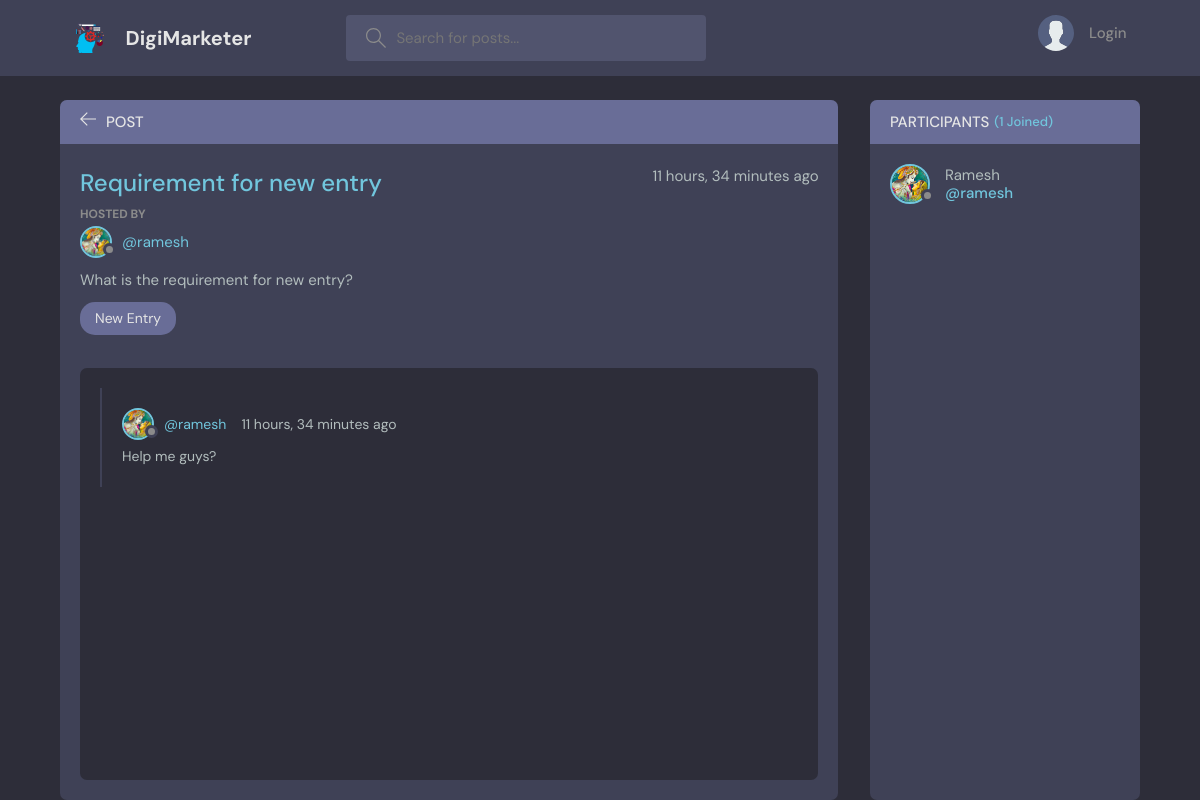
Page /room/2/ on the committed database.
### base/models.py (models this page shows, shortened)
class Room(models.Model):
    host = models.ForeignKey(User, on_delete=models.SET_NULL, null=True)
    topic = models.ForeignKey(Topic, on_delete=models.SET_NULL, null=True)
    name = models.CharField(max_length=200)
    description = models.TextField(null=True, blank=True)
    participants = models.ManyToManyField(User, related_name='participants', blank=True)
    updated = models.DateTimeField(auto_now=True)
    created = models.DateTimeField(auto_now_add=True)
    class Meta:
        ordering = ['-updated', '-created']

class Profile(models.Model):
    user = models.OneToOneField(User, on_delete=models.CASCADE)
    photo = models.ImageField(upload_to=path_and_rename, default='default_user.svg', null=True, blank=True)
    about = models.TextField(null=True, blank=True)

class Topic(models.Model):
    name = models.CharField(max_length=200)

class Message(models.Model):
    user = models.ForeignKey(User, on_delete=models.CASCADE)
    room = models.ForeignKey(Room, on_delete=models.CASCADE)
    body = models.TextField()
    updated = models.DateTimeField(auto_now=True)
    created = models.DateTimeField(auto_now_add=True)
    class Meta:
        ordering = ['-updated', '-created']

### base/views.py (the view, shortened to what this page needs)
# urls.py: path('room/<str:pk>/', views.room, name='room'),
def room(request, pk):
    room = Room.objects.get(id=pk)
    room_messages = room.message_set.all().order_by('-created')
    participants = room.participants.all()
    context = {
        'room': room,
        'room_messages': room_messages,
        'participants': participants
    }
    return render(request, 'base/room.html', context)

### base/templates/base/room.html (shortened to what this page needs)
{% extends 'base.html' %} {% block content %}
<main class="profile-page layout layout--2">
  <div class="container">
    <div class="room">
      <div class="room__top">
        <div class="room__topLeft">
          <a href="{% url 'home' %}">
            <svg
              version="1.1"
              xmlns="http://www.w3.org/2000/svg"
              width="32"
              height="32"
              viewBox="0 0 32 32"
            >
              <title>arrow-left</title>
              <path
                d="M13.723 2.286l-13.723 13.714 13.719 13.714 1.616-1.611-10.96-10.96h27.625v-2.286h-27.625l10.965-10.965-1.616-1.607z"
              ></path>
            </svg>
          </a>
          <h3>Post</h3>
        </div>
      </div>
      <div class="room__box scroll">
        <div class="room__header scroll">
          <div class="room__info">
            <h3>{{ room.name }}</h3>
            <span>{{ room.created | timesince }} ago</span>
          </div>
          <div class="room__hosted">
            <p>Hosted By</p>
            <a
              href="{% url 'user-profile' room.host.id %}"
              class="room__author"
            >
              <div class="avatar avatar--small">
                <img src="{{room.host.profile.photo.url}}" />
              </div>
              <span>@{{room.host.username}}</span>
            </a>
          </div>
          <div class="room__details">{{room.description}}</div>
          <span class="room__topics">{{room.topic.name}}</span>
        </div>
        <div class="room__conversation">
          <div class="threads scroll">
            {% for message in room_messages %}
            <div class="thread">
              <div class="thread__top">
                <div class="thread__author">
                  <a href="{% url 'user-profile' message.user.id %}" class="thread__authorInfo">
                    <div class="avatar avatar--small">
                      <img
                        src="{{message.user.profile.photo.url}}"
                      />
                    </div>
                    <span>@{{message.user.username}}</span>
                  </a>
                  <span class="thread__date">{{ message.created | timesince }} ago</span>
                </div>
              </div>
              <div class="thread__details">
                {{message.body}}
              </div>
            </div>
            {% endfor %}
          </div>
        </div>
      </div>
    </div>
    <div class="participants">
      <h3 class="participants__top">
        Participants <span>({{ participants.count }} Joined)</span>
      </h3>
      <div class="participants__list scroll">
        {% for user in participants %}
        <a href="{% url 'user-profile' user.id %}" class="participant">
          <div class="avatar avatar--medium">
            <img src="{{user.profile.photo.url}}" />
          </div>
          <p>
            {{user.first_name}}
            <span>@{{user.username}}</span>
          </p>
        </a>
        {% endfor %}
      </div>
    </div>
  </div>
</main>
{% endblock content %}

### rows in the picture
Room: name "Requirement for new entry", created "11 hours, 34 minutes", host.profile.photo (picture), host.username "ramesh", description "What is the requirement for new entry?", topic.name "New Entry"
Message: user.profile.photo (picture), user.username "ramesh", created "11 hours, 34 minutes", body "Help me guys?"

### other values in the picture
{{ participants.count }} "1"
{{ user.first_name }} "Ramesh"
{{ user.username }} "ramesh"
